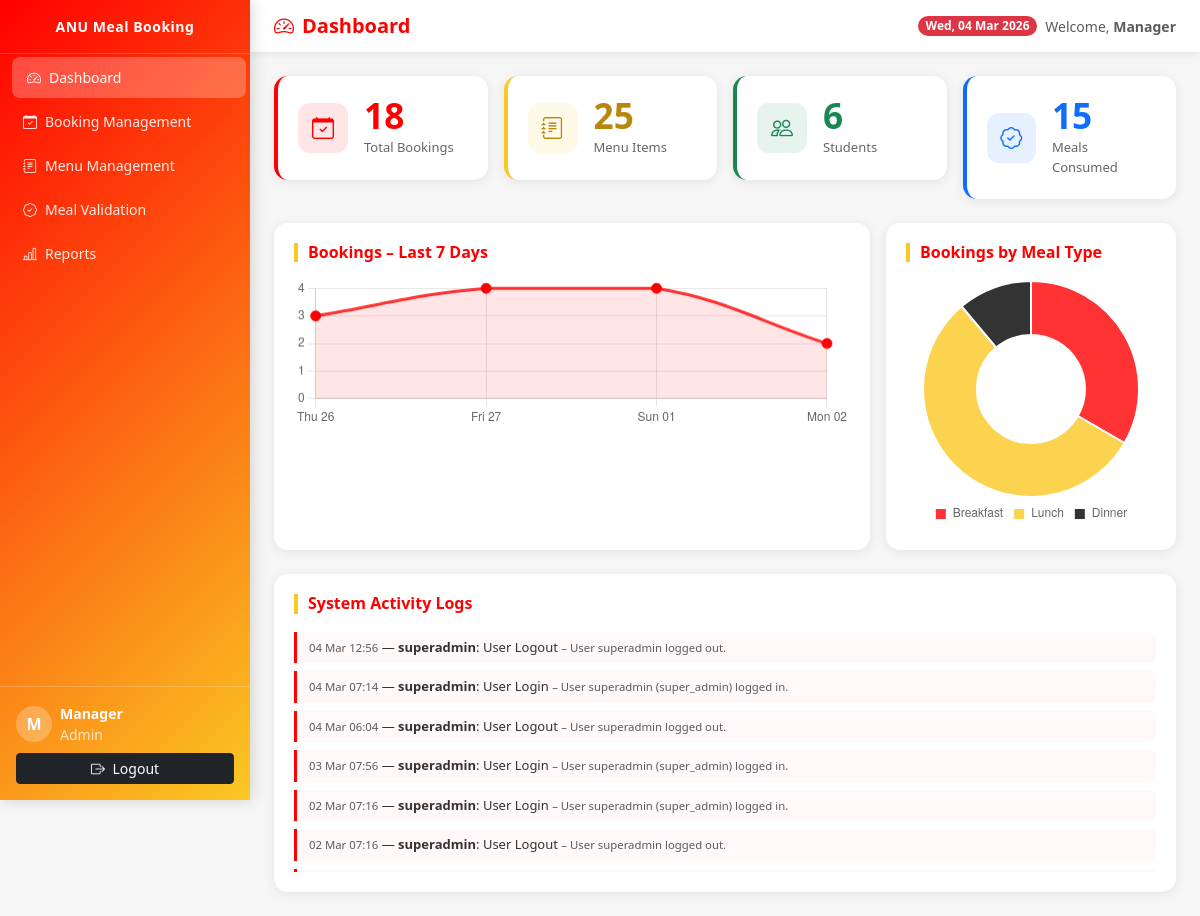
Page /admin/dashboard.php (signed in) on the committed database.
### tables this page shows
CREATE TABLE `system_logs` (
  `id` int(11) NOT NULL,
  `user_id` int(11) DEFAULT NULL,
  `action` varchar(255) NOT NULL,
  `details` text DEFAULT NULL,
  `ip` varchar(45) DEFAULT NULL,
  `created_at` timestamp NOT NULL DEFAULT current_timestamp()
);

CREATE TABLE `users` (
  `id` int(11) NOT NULL,
  `username` varchar(50) NOT NULL,
  `password` varchar(255) NOT NULL,
  `fullname` varchar(100) NOT NULL,
  `email` varchar(100) NOT NULL,
  `role` enum('super_admin','admin','student') NOT NULL DEFAULT 'student',
  `student_id` varchar(30) DEFAULT NULL,
  `department` varchar(100) DEFAULT NULL,
  `phone` varchar(20) DEFAULT NULL,
  `created_at` timestamp NOT NULL DEFAULT current_timestamp(),
  `updated_at` timestamp NOT NULL DEFAULT current_timestamp() ON UPDATE current_timestamp()
);

### includes/auth.php (called while the page is built, shortened)
<?php
function currentUser() {
    return [
        'id'       => $_SESSION['user_id'] ?? null,
        'username' => $_SESSION['username'] ?? '',
        'fullname' => $_SESSION['fullname'] ?? '',
        'role'     => $_SESSION['role'] ?? '',
        'email'    => $_SESSION['email'] ?? '',
    ];
}

### admin/dashboard.php (the view, shortened to what this page needs)
<?php
require_once '../includes/auth.php';
$total_bookings = $conn->query("SELECT COUNT(*) as c FROM bookings")->fetch_assoc()['c'];
$total_menus    = $conn->query("SELECT COUNT(*) as c FROM menus")->fetch_assoc()['c'];
$total_students = $conn->query("SELECT COUNT(*) as c FROM users WHERE role='student'")->fetch_assoc()['c'];
$consumed       = $conn->query("SELECT COUNT(*) as c FROM bookings WHERE status='consumed'")->fetch_assoc()['c'];
$chart_data = $conn->query("
    SELECT DATE(created_at) as day, COUNT(*) as cnt
    FROM bookings
    WHERE created_at >= DATE_SUB(NOW(), INTERVAL 7 DAY)
    GROUP BY DATE(created_at)
    ORDER BY day ASC
");
$chart_labels = [];
$chart_values = [];
while ($row = $chart_data->fetch_assoc()) {
    $chart_labels[] = date('D d', strtotime($row['day']));
    $chart_values[] = (int)$row['cnt'];
}
$meal_data = $conn->query("
    SELECT m.type, COUNT(b.id) as cnt
    FROM bookings b
    JOIN menus m ON b.menu_id = m.id
    GROUP BY m.type
");
$meal_labels = [];
$meal_values = [];
while ($row = $meal_data->fetch_assoc()) {
    $meal_labels[] = $row['type'];
    $meal_values[] = (int)$row['cnt'];
}
$logs = $conn->query("
    SELECT l.*, u.username FROM system_logs l
    LEFT JOIN users u ON l.user_id = u.id
    ORDER BY l.created_at DESC LIMIT 15
");
?>
<!DOCTYPE html>
<html lang="en">
<head>
    <link rel="stylesheet" href="https://cdn.jsdelivr.net/npm/bootstrap@5.3.2/dist/css/bootstrap.min.css">
    <link rel="stylesheet" href="https://cdn.jsdelivr.net/npm/bootstrap-icons@1.11.3/font/bootstrap-icons.min.css">
    <link rel="stylesheet" href="../public/css/style.css">
</head>
<body>
<div class="d-flex">
    <?php include '../includes/sidebar.php'; ?>
    <div class="main-content flex-grow-1">
        <div class="topbar d-flex justify-content-between align-items-center">
            <div class="d-flex align-items-center gap-3">
                <h1><i class="bi bi-speedometer2 me-2"></i>Dashboard</h1>
            </div>
            <div class="d-flex align-items-center gap-2">
                <span class="badge rounded-pill text-bg-danger small"><?= date('D, d M Y') ?></span>
                <span class="text-muted small d-none d-md-inline">
                    Welcome, <strong><?= htmlspecialchars($user['fullname']) ?></strong>
                </span>
            </div>
        </div>
        <div class="p-4 fade-in-up">
            <div class="row g-3 mb-4">
                <div class="col-6 col-lg-3">
                    <div class="stat-card d-flex align-items-center gap-3">
                        <div class="icon-box"><i class="bi bi-calendar-check"></i></div>
                        <div>
                            <div class="count"><?= number_format($total_bookings) ?></div>
                            <div class="label">Total Bookings</div>
                        </div>
                    </div>
                </div>
                <div class="col-6 col-lg-3">
                    <div class="stat-card d-flex align-items-center gap-3" style="border-color:#fac823;">
                        <div class="icon-box" style="background:rgba(250,200,35,0.1);color:#b8860b;">
                            <i class="bi bi-journal-text"></i>
                        </div>
                        <div>
                            <div class="count" style="color:#b8860b;"><?= number_format($total_menus) ?></div>
                            <div class="label">Menu Items</div>
                        </div>
                    </div>
                </div>
                <div class="col-6 col-lg-3">
                    <div class="stat-card d-flex align-items-center gap-3" style="border-color:#198754;">
                        <div class="icon-box" style="background:rgba(25,135,84,0.1);color:#198754;">
                            <i class="bi bi-people"></i>
                        </div>
                        <div>
                            <div class="count" style="color:#198754;"><?= number_format($total_students) ?></div>
                            <div class="label">Students</div>
                        </div>
                    </div>
                </div>
                <div class="col-6 col-lg-3">
                    <div class="stat-card d-flex align-items-center gap-3" style="border-color:#0d6efd;">
                        <div class="icon-box" style="background:rgba(13,110,253,0.1);color:#0d6efd;">
                            <i class="bi bi-patch-check"></i>
                        </div>
                        <div>
                            <div class="count" style="color:#0d6efd;"><?= number_format($consumed) ?></div>
                            <div class="label">Meals Consumed</div>
                        </div>
                    </div>
                </div>
            </div>
            <div class="row g-3 mb-4">
                <div class="col-lg-8">
                    <div class="chart-card h-100">
                        <div class="d-flex justify-content-between align-items-center mb-3">
                            <h6 class="section-title mb-0">Bookings – Last 7 Days</h6>
                        </div>
                        <canvas id="dailyChart" height="80"></canvas>
                    </div>
                </div>
                <div class="col-lg-4">
                    <div class="chart-card h-100">
                        <h6 class="section-title">Bookings by Meal Type</h6>
                        <canvas id="mealTypeChart" height="140"></canvas>
                    </div>
                </div>
            </div>
            <div class="chart-card">
                <h6 class="section-title">System Activity Logs</h6>
                <div style="max-height:240px;overflow-y:auto;">
                    <?php while ($log = $logs->fetch_assoc()): ?>
                    <div class="log-entry">
                        <span class="text-muted small"><?= date('d M H:i', strtotime($log['created_at'])) ?></span>
                        — <strong><?= htmlspecialchars($log['username'] ?? 'System') ?></strong>:
                        <?= htmlspecialchars($log['action']) ?>
                        <?php if ($log['details']): ?>
                            <span class="text-muted small">– <?= htmlspecialchars($log['details']) ?></span>
                        <?php endif; ?>
                    </div>
                    <?php endwhile; ?>
                </div>
            </div>
        </div>
    </div>
</div>
<script>
// Daily bookings chart
const ctx1 = document.getElementById('dailyChart').getContext('2d');
new Chart(ctx1, {
    type: 'line',
    data: {
        labels: <?= json_encode($chart_labels) ?>,
        datasets: [{
            label: 'Bookings',
            data: <?= json_encode($chart_values) ?>,
            fill: true,
            borderColor: 'rgba(255,0,0,0.8)',
            backgroundColor: 'rgba(255,0,0,0.1)',
            tension: 0.4,
            pointBackgroundColor: '#ff0000',
            pointRadius: 5
        }]
    },
    options: {
        responsive: true,
        plugins: { legend: { display: false } },
        scales: { y: { beginAtZero: true, ticks: { stepSize: 1 } } }
    }
});
// Meal type chart
const ctx2 = document.getElementById('mealTypeChart').getContext('2d');
new Chart(ctx2, {
    type: 'doughnut',
    data: {
        labels: <?= json_encode($meal_labels) ?>,
        datasets: [{
            data: <?= json_encode($meal_values) ?>,
            backgroundColor: ['#ff0000cc','#fac823cc','#000000cc','#28a745cc']
        }]
    },
    options: {
        responsive: true,
        plugins: { legend: { position: 'bottom', labels: { boxWidth: 12, font: { size: 12 } } } }
    }
});
// Sidebar toggle (mobile)
document.getElementById('sidebarToggle')?.addEventListener('click', () => {
    document.getElementById('sidebar').classList.toggle('show');
});
</script>
</body>
</html>

### includes/sidebar.php (shortened to what this page needs)
<?php
$current_page = basename($_SERVER['PHP_SELF']);
function isActive($page) {
    global $current_page;
    return $current_page === $page ? 'active' : '';
}
$user = currentUser();
?>
<div class="sidebar d-flex flex-column" id="sidebar">
    <div class="sidebar-brand text-center py-3">
        <div class="sidebar-title">ANU Meal Booking</div>
    </div>
    <nav class="sidebar-nav flex-grow-1 px-2">
        <a href="dashboard.php" class="sidebar-link <?= isActive('dashboard.php') ?>">
            <i class="bi bi-speedometer2 me-2"></i> Dashboard
        </a>
        <a href="bookings.php" class="sidebar-link <?= isActive('bookings.php') ?>">
            <i class="bi bi-calendar-check me-2"></i> Booking Management
        </a>
        <a href="menu.php" class="sidebar-link <?= isActive('menu.php') ?>">
            <i class="bi bi-journal-text me-2"></i> Menu Management
        </a>
        <a href="validation.php" class="sidebar-link <?= isActive('validation.php') ?>">
            <i class="bi bi-patch-check me-2"></i> Meal Validation
        </a>
        <a href="reports.php" class="sidebar-link <?= isActive('reports.php') ?>">
            <i class="bi bi-bar-chart-line me-2"></i> Reports
        </a>
    </nav>
    <div class="sidebar-footer px-3 py-3">
        <div class="d-flex align-items-center gap-2 mb-2">
            <div class="avatar-circle">
                <?= strtoupper(substr($user['fullname'] ?: $user['username'], 0, 1)) ?>
            </div>
            <div class="small text-white">
                <div class="fw-bold"><?= htmlspecialchars($user['fullname'] ?: $user['username']) ?></div>
                <div class="opacity-75 text-capitalize"><?= str_replace('_',' ', $user['role']) ?></div>
            </div>
        </div>
        <a href="../logout.php" class="btn btn-dark w-100 btn-sm">
            <i class="bi bi-box-arrow-right me-1"></i> Logout
        </a>
    </div>
</div>

### public/css/style.css (style rules this page uses)
:root { --anu-red: #ff0000; --anu-yellow: #fac823; --anu-dark: #000000; --anu-white: #ffffff; --anu-gray: #f6f6f6; --anu-red-dark: #cc0000; --anu-gradient: linear-gradient(135deg, #ff0000, #fac823); --sidebar-width: 250px; --transition: all 0.3s ease; }
body { font-family: 'Segoe UI', Tahoma, Geneva, Verdana, sans-serif; background: var(--anu-gray); color: #333; }
.sidebar { width: var(--sidebar-width); min-height: 100vh; background: var(--anu-gradient); position: fixed; top: 0; left: 0; z-index: 100; overflow-y: auto; transition: var(--transition); box-shadow: 2px 0 15px rgba(0,0,0,0.15); }
.sidebar-brand { border-bottom: 1px solid rgba(255,255,255,0.2); }
.sidebar-title { color: #fff; font-size: 14px; font-weight: 700; letter-spacing: 0.5px; }
.sidebar-nav { padding-bottom: 10px; }
.sidebar-link { display: flex; align-items: center; color: rgba(255,255,255,0.9); text-decoration: none; padding: 10px 15px; border-radius: 8px; margin: 3px 0; font-size: 14px; transition: var(--transition); }
.sidebar-link:hover, .sidebar-link.active { background: rgba(255,255,255,0.25); color: #fff; transform: translateX(4px); }
.sidebar-footer { border-top: 1px solid rgba(255,255,255,0.2); }
.avatar-circle { width: 36px; height: 36px; background: rgba(255,255,255,0.25); border-radius: 50%; display: flex; align-items: center; justify-content: center; font-weight: 700; color: #fff; font-size: 16px; flex-shrink: 0; }
.main-content { margin-left: var(--sidebar-width); min-height: 100vh; display: flex; flex-direction: column; }
.topbar { background: #fff; box-shadow: 0 2px 8px rgba(0,0,0,0.08); padding: 14px 24px; position: sticky; top: 0; z-index: 90; }
.topbar h1 { color: var(--anu-red); font-size: 20px; margin: 0; font-weight: 700; }
.stat-card { background: #fff; border-radius: 14px; padding: 22px 20px; box-shadow: 0 2px 12px rgba(0,0,0,0.08); transition: var(--transition); border-left: 4px solid var(--anu-red); animation: popIn 0.6s ease forwards; }
.stat-card .count { font-size: 2.2em; font-weight: 800; color: var(--anu-red); line-height: 1; }
.stat-card .label { color: #666; font-size: 13px; margin-top: 5px; }
.stat-card .icon-box { width: 50px; height: 50px; border-radius: 12px; background: rgba(255,0,0,0.1); display: flex; align-items: center; justify-content: center; font-size: 22px; color: var(--anu-red); }
.chart-card { background: #fff; border-radius: 14px; padding: 20px; box-shadow: 0 2px 12px rgba(0,0,0,0.08); }
.fade-in-up { animation: fadeInUp 0.7s ease; }
.log-entry { border-left: 3px solid var(--anu-red); padding: 6px 12px; margin-bottom: 8px; font-size: 13px; background: #fff8f8; border-radius: 0 6px 6px 0; }
.section-title { color: var(--anu-red); font-weight: 700; font-size: 16px; border-left: 4px solid var(--anu-yellow); padding-left: 10px; margin-bottom: 18px; }

### rows in the picture
system_logs: created_at "04 Mar 12:56", user.username "superadmin", action "User Logout", details "User superadmin logged out."
system_logs: created_at "04 Mar 07:14", user.username "superadmin", action "User Login", details "User superadmin (super_admin) logged in."
system_logs: created_at "04 Mar 06:04", user.username "superadmin", action "User Logout", details "User superadmin logged out."
system_logs: created_at "03 Mar 07:56", user.username "superadmin", action "User Login", details "User superadmin (super_admin) logged in."
system_logs: created_at "02 Mar 07:16", user.username "superadmin", action "User Login", details "User superadmin (super_admin) logged in."
system_logs: created_at "02 Mar 07:16", user.username "superadmin", action "User Logout", details "User superadmin logged out."

### other values in the picture
substr($user['fullname'] ?: $user['username'], 0, 1) "M"
$user['fullname'] ?: $user['username'] "Manager"
str_replace('_',' ', $user['role']) "Admin"
$user['fullname'] "Manager"
$total_bookings "18"
$total_menus "25"
$total_students "6"
$consumed "15"
chart data {{ json_encode($chart_values) }} [3,4,4,2]
chart data {{ json_encode($meal_labels) }} ["Breakfast","Lunch","Dinner"]
chart data {{ json_encode($meal_values) }} [6,10,2]
